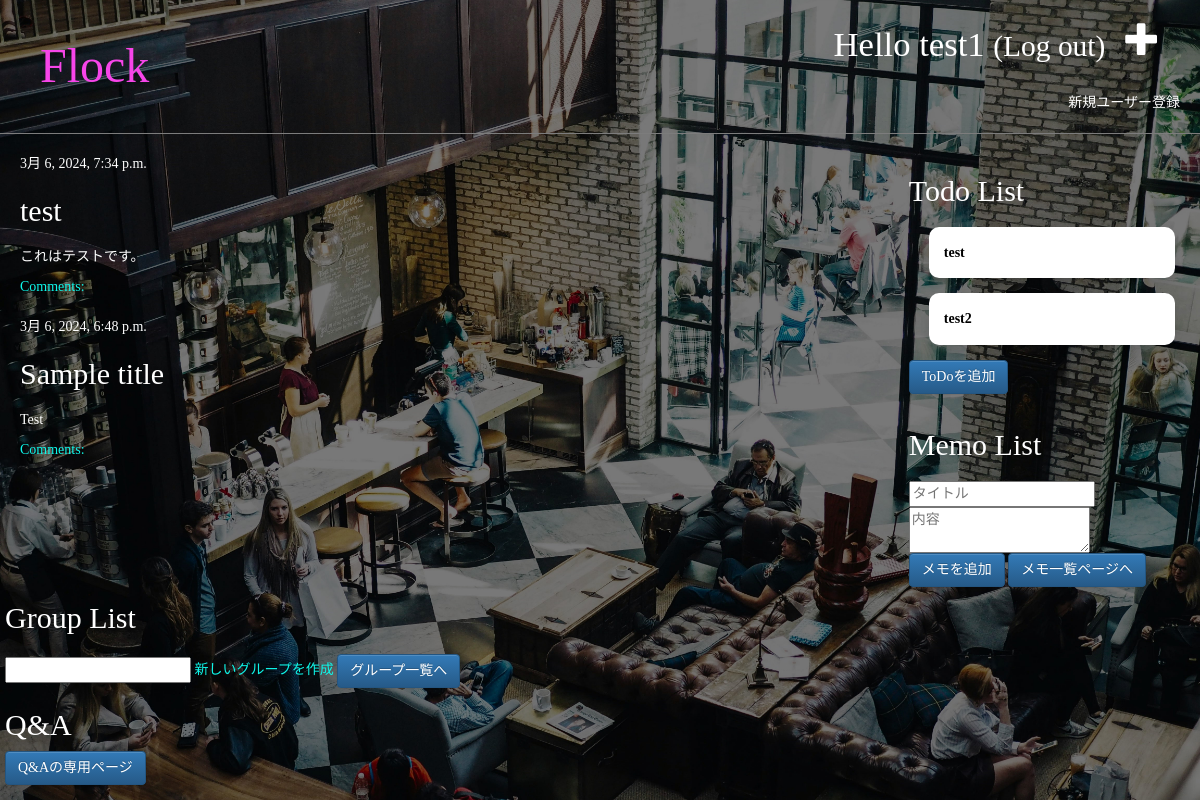
The page / (signed in) on the database as committed earlier.
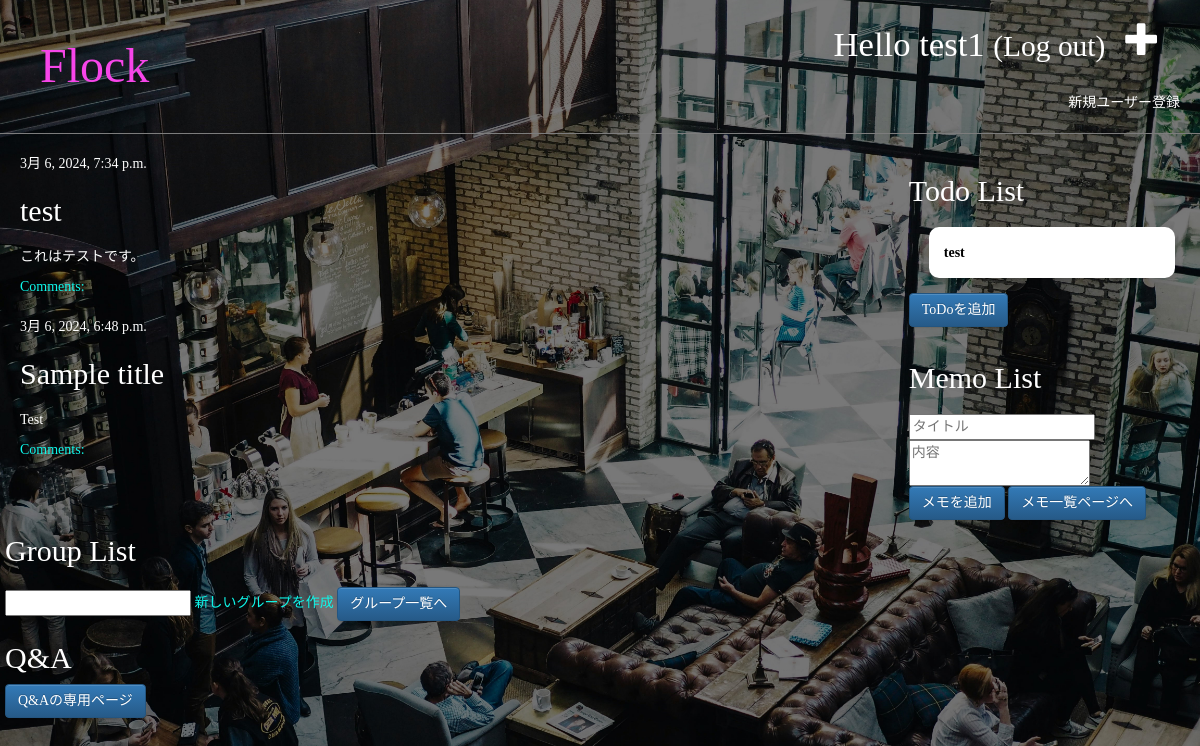
The same page on the database as committed later.
### blog/models.py (models this page shows, shortened)
class Post(models.Model):
    author = models.ForeignKey(settings.AUTH_USER_MODEL, on_delete=models.CASCADE)
    title = models.CharField(max_length=200)
    text = models.TextField()
    created_date = models.DateTimeField(default=timezone.now)
    published_date = models.DateTimeField(blank=True, null=True)
    objects = models.Manager()

class ToDo(models.Model):
    title = models.CharField(max_length=200)
    created_date = models.DateTimeField(default=timezone.now)
    deadline = models.DateField(blank=True, null=True)  # DateTimeFieldからDateFieldに変更
    completed = models.BooleanField(default=False)
    def __str__(self):
        return self.title
    objects = models.Manager()

### blog/views.py (the view)
# urls.py: path('', views.post_list, name='post_list'),
@login_required
def post_list(request):
    posts = Post.objects.filter(published_date__lte=timezone.now()).order_by('-published_date')
    todos = ToDo.objects.all()
    print(todos)
    form = ToDoForm()
    user = request.user
    groups = user.groups.all()
    return render(request, 'blog/post_list.html', {'posts': posts, 'todos': todos, 'form': form, 'groups': groups})

### blog/forms.py
class ToDoForm(forms.ModelForm):
    class Meta:
        model = ToDo
        fields = ('title', 'deadline')
        widgets = {
            'deadline': forms.DateInput(attrs={'type': 'date'})
        }

### blog/templates/blog/post_list.html
{% extends 'blog/base.html' %}
{% block content %}
    {% for post in posts %}
        <div class="post">
            <div class="date">
                {{ post.published_date }}
            </div>
            <h1><a href="{% url 'post_detail' pk=post.pk %}">{{ post.title }}</a></h1>
            <p>{{ post.text|linebreaksbr }}</p>
            <a href="{% url 'post_detail' pk=post.pk %}">Comments: {{ post.approved_comments.count }}</a>
        </div>
    {% endfor %}
{% endblock content %}

### blog/templates/blog/base.html (shortened to what this page needs)
{% load static %}
<html>
    <head>
        <link rel="stylesheet" href="//maxcdn.bootstrapcdn.com/bootstrap/3.2.0/css/bootstrap.min.css">
        <link rel="stylesheet" href="//maxcdn.bootstrapcdn.com/bootstrap/3.2.0/css/bootstrap-theme.min.css">
        <link rel="stylesheet" href="{% static 'css/blog.css' %}">
    </head>
    <body>
        <div class="page-header">
            {% if user.is_authenticated %}
                <a href="{% url 'post_new' %}" class="top-menu"><span class="glyphicon glyphicon-plus"></span></a>
                <p class="top-menu">Hello {{ user.username }} <small>(<a href="{% url 'logout' %}" style="color: #FFFFFF;">Log out</a>)</small></p>
            {% else %}
                <a href="{% url 'login' %}" class="top-menu"><span class="glyphicon glyphicon-lock"></span></a>
            {% endif %}
            <h1><a href="/">Flock</a></h1>
            <div class="signup-link">
                <a href="{% url 'signup' %}" style="color: #FFFFFF;">新規ユーザー登録</a>
            </div>
        </div>
        <div class="content container">
            <div class="row">
                <div class="col-xs-9">
                {% block content %}
                {% endblock %}
                </div>
                <div class="col-xs-3">
                    {% if user.is_authenticated %}
                        {% include 'todo/todo_list.html' %}
                        <form method="post" action="{% url 'todo_create' %}">
                            <button type="submit" class="btn btn-primary">ToDoを追加</button>
                        </form>
                    {% endif %}
                </div>
                <div class="col-xs-3">
                    {% if user.is_authenticated %}
                        {% include 'note/note_list.html' %}
                        <form method="post" action="{% url 'note_create' %}">
                            <input type="text" name="title" placeholder="タイトル">
                            <textarea name="content" placeholder="内容"></textarea>
                            <button type="submit" class="btn btn-primary">メモを追加</button>
                            <a href="{% url 'note_list' %}" class="btn btn-primary">メモ一覧ページへ</a>
                        </form>
                    {% endif %}
                </div>
                <div>
                    {% if user.is_authenticated %}
                        {% include 'group/group_list.html' %}
                        <form method="post" action="{% url 'group_create' %}">
                            <input type="text" name="group_code">
                            <a href="{% url 'group_create' %}">新しいグループを作成</a>
                            <a href="{% url 'group_list' %}" class="btn btn-primary">グループ一覧へ</a>
                        </form>
                    {% endif %}
                </div>
                <div class="qa-section">
                    {% if user.is_authenticated %}
                    <h2>Q&A</h2>
                    <a href="{% url 'qa_chat_page' %}" class="btn btn-primary">Q&Aの専用ページ</a>
                    {% endif %}
                </div>
            </div>
        </div>
    </body>
</html>

### blog/templates/todo/todo_list.html (shortened to what this page needs)
<!DOCTYPE html>
<html>
<head>
    {% load static %}
    <link rel="stylesheet" type="text/css" href="{% static 'css/todo_list.css' %}">
</head>
<body>
    <h1>Todo List</h1>
    <ul>
        {% for todo in todos %}
            <li class="todo-card"><a href="{% url 'todo_detail' pk=todo.pk %}" class="todo-title">{{ todo.title }}</a></li>
        {% endfor %}
    </ul>
</body>
</html>

### blog/templates/note/note_list.html (shortened to what this page needs)
<!DOCTYPE html>
<html>
<head>
    {% load static %}
    <link rel="stylesheet" href="{% static 'css/note_list.css' %}">
</head>
<body>
    <h1>Memo List</h1>
</body>
</html>

### blog/templates/group/group_list.html (shortened to what this page needs)
<!DOCTYPE html>
<html>
<head>
    {% load static %}
    <link rel="stylesheet" href="{% static 'css/group_list.css' %}">
</head>
<body>
    <h1>Group List</h1>
</body>
</html>

### blog/static/css/blog.css (style rules this page uses)
h1 a, h2 a { color: #FFFFFF; font-family: 'Times New Roman'; }
h2 { color: #FFFFFF; }
body, .page-header { background-image: url('office_main.jpg'); background-size: cover; background-repeat: no-repeat; }
.page-header { position: relative; margin-top: 0; padding: 20px 20px 20px 40px; border-bottom: 3px solid #FFFFFF; }
.signup-link { color: #FFFFFF; position: absolute; bottom: 20px; right: 20px; width: auto; height: auto; }
.page-header h1, .page-header h1 a, .page-header h1 a:visited, .page-header h1 a:active { color: #FFFFFF; font-size: 36pt; text-decoration: none; }
.content.container { margin-left: 20px; margin-right: 20px; }
.content { margin-left: 0px; padding-left: 0px; }
h1, h2, h3, h4 { font-family: 'Times New Roman', cursive; }
.date { color: #FFFFFF; }
.top-menu, .top-menu:hover, .top-menu:visited { color: #FFFFFF; float: right; font-size: 26pt; margin-right: 20px; text-decoration: none; }
.post { color: #FFFFFF; margin-bottom: 20px; }

### blog/static/css/todo_list.css (style rules this page uses)
h1 { color: #FFFFFF; }
.todo-card { background-color: #fff; padding: 15px; border-radius: 10px; box-shadow: 0 4px 8px rgba(0, 0, 0, 0.1); margin-bottom: 15px; cursor: pointer; }
.todo-title { color: #000000; font-size: 14px; font-weight: bold; transform: translate(-50%, -50%); }

### blog/static/css/note_list.css (style rules this page uses)
h1 { color: #FFFFFF; font-size: 30px; margin-bottom: 20px; }
body { background-color: #7C7C7C; font-family: 'Times New Roman', cursive; color: #000000; }
ul { list-style-type: none; color: #FFFFFF; margin-left: 20px; padding: 0; }
li { font-size: 15px; color: #FFFFFF; margin-bottom: 10px; }
li a { color: #FFFFFF; text-decoration: none; }

### blog/static/css/group_list.css (style rules this page uses)
body { background-color: #7C7C7C; font-family: 'Times New Roman', cursive; color: #000000; }
.page-header { background-color: #0FF6E9; padding: 20px 20px 20px 40px; border-bottom: 1px solid #7C7C7C; position: relative; }
.page-header h1, .page-header h1 a { color: #F745E9; font-size: 36pt; text-decoration: none; font-family: 'Times New Roman'; }
.content { margin-left: 0px; padding-left: 0px; }
ul { list-style-type: none; padding: 0; }
li { margin-bottom: 10px; }
a { text-decoration: none; color: #0FF6E9; }

Rows that differ between the two databases and show on the page:
removed ToDo: title "test2"
